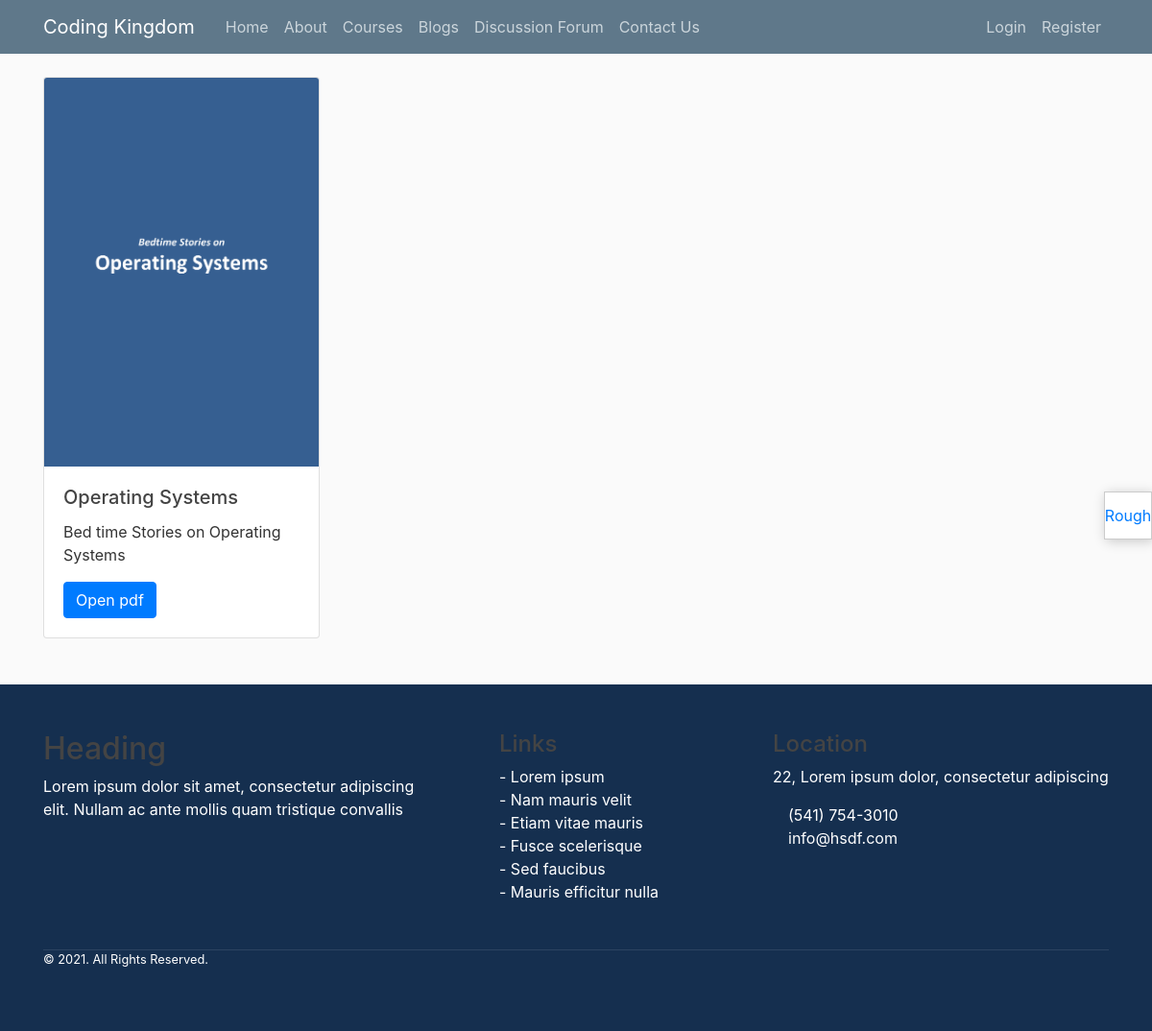
Page /resources/ on the committed database.
### blog/models.py (models this page shows, shortened)
class Resource(models.Model):
    courseName=models.CharField(max_length=200)
    image=models.ImageField(default='default.jpg')
    content=models.TextField(default='Content to be displayed')
    file = models.FileField()

### blog/views.py (the view)
# urls.py: path('resources/', resourcesView.as_view(), name='resources'),
class resourcesView(ListView):
    model=Resource
    template_name='blog/resources.html'
    context_object_name = 'resources'

### blog/templates/blog/resources.html
{% extends "blog/base.html" %}
{% block content %}
{% load static %}
{% for r in resources %}
<div class="card" style="width: 18rem;">
  <img class="card-img-top" src="{{r.image.url}}" alt="Card image cap">
  <div class="card-body">
    <h5 class="card-title">{{r.courseName}}</h5>
    <p class="card-text">{{r.content}}</p>
    <a href="{{ r.file.url }}" class="btn btn-primary" target="_blank">Open pdf</a>
  </div>
</div>
{% endfor %}
{% endblock content %}

### blog/static/blog/main.css (style rules this page uses)
body { background: #fafafa; color: #333333; margin-top: 5rem; }
h1, h2, h3, h4, h5, h6 { color: #444444; }

### rows in the picture
Resource: image (picture), courseName "Operating Systems", content "Bed time Stories on Operating Systems"
